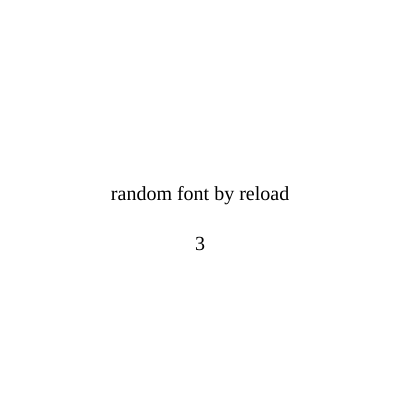
Frame 1 (no input)
Frame 60 (no input): identical to frame 1, image omitted
Frame 120 (the mouse pressed at the canvas centre since frame 60): identical to frame 1, image omitted

The p5.js sketch that drew this single still picture (run headless with seeded random() and noise() and a simulated clock; from frame 60 on, the mouse is pressed at the canvas centre):

// p5.js sketch
// ── sketch.js
// Create an array (which is basically a list) of all your fonts, separated by commas. 
var fonts = ["Comic Sans MS", "Futura", "Courier New", "Montserrat", "Didot"];

//'index' refers to the items within your array and starts at 0. In this case, 0 = Comic Sans MS, 1 = Futura, 2 = Courier New, etc...
var index;

function setup() {
  createCanvas(400, 400);
  
  //Making the text size larger and centering the text.
  textSize(20);
  textAlign(CENTER);

  //Everytime the program is run, it will randomize the 'index' variable I created above between 0 and 4.
  index = round(random(0, 4));
}

function draw() {
  background(255);

  //The textFont will then be determined by which random value (between 0-4) was assigned to 'index' above.
  textFont(fonts[index]);

  //Displaying the text
  text("random font by reload", 200, 200);
  
  //I am displaying the index value below the text for your reference
  text(index, 200, 250);
}
